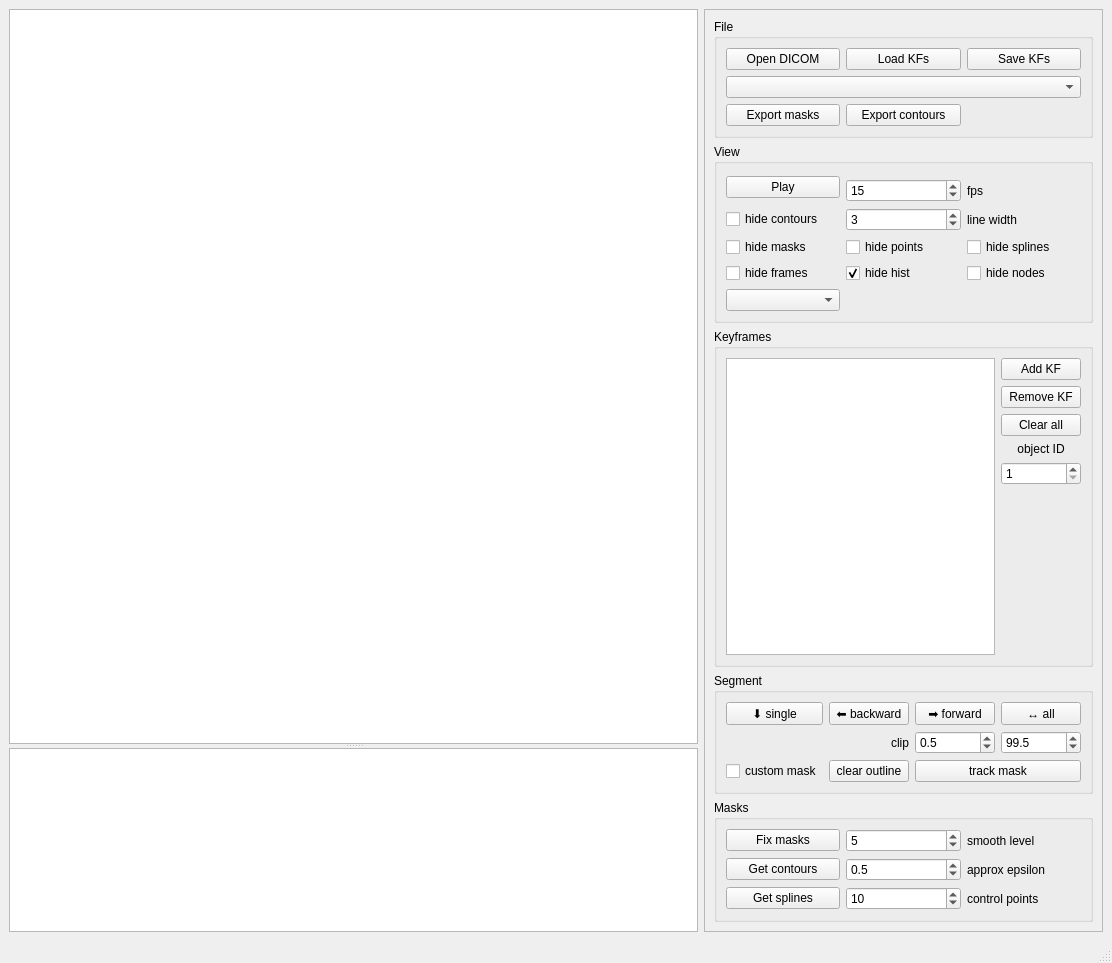
<?xml version="1.0" encoding="UTF-8"?>
<ui version="4.0">
 <class>MainWindow</class>
 <widget class="QMainWindow" name="MainWindow">
  <property name="geometry">
   <rect>
    <x>0</x>
    <y>0</y>
    <width>1112</width>
    <height>963</height>
   </rect>
  </property>
  <property name="windowTitle">
   <string>Echo</string>
  </property>
  <widget class="QWidget" name="centralwidget">
   <layout class="QHBoxLayout" name="horizontalLayout" stretch="6,1">
    <item>
     <widget class="QSplitter" name="splitter">
      <property name="orientation">
       <enum>Qt::Orientation::Vertical</enum>
      </property>
      <widget class="ImageView" name="imageView">
       <property name="sizePolicy">
        <sizepolicy hsizetype="Expanding" vsizetype="Expanding">
         <horstretch>0</horstretch>
         <verstretch>4</verstretch>
        </sizepolicy>
       </property>
      </widget>
      <widget class="CrossSectionView" name="crossSectionView">
       <property name="sizePolicy">
        <sizepolicy hsizetype="Expanding" vsizetype="Expanding">
         <horstretch>0</horstretch>
         <verstretch>1</verstretch>
        </sizepolicy>
       </property>
      </widget>
     </widget>
    </item>
    <item>
     <widget class="QFrame" name="frame">
      <property name="frameShape">
       <enum>QFrame::Shape::StyledPanel</enum>
      </property>
      <property name="frameShadow">
       <enum>QFrame::Shadow::Raised</enum>
      </property>
      <layout class="QVBoxLayout" name="verticalLayout">
       <item>
        <widget class="QGroupBox" name="groupBox">
         <property name="title">
          <string>File</string>
         </property>
         <layout class="QGridLayout" name="gridLayout">
          <item row="0" column="0">
           <widget class="QPushButton" name="openDicomButton">
            <property name="text">
             <string>Open DICOM</string>
            </property>
           </widget>
          </item>
          <item row="0" column="1">
           <widget class="QPushButton" name="loadKeyFramesButton">
            <property name="toolTip">
             <string>&lt;html&gt;&lt;head/&gt;&lt;body&gt;&lt;p&gt;Load keyframes from a file&lt;/p&gt;&lt;/body&gt;&lt;/html&gt;</string>
            </property>
            <property name="text">
             <string>Load KFs</string>
            </property>
           </widget>
          </item>
          <item row="1" column="0" colspan="3">
           <widget class="QComboBox" name="checkpointsComboBox"/>
          </item>
          <item row="0" column="2">
           <widget class="QPushButton" name="saveKeyFramesButton">
            <property name="toolTip">
             <string>&lt;html&gt;&lt;head/&gt;&lt;body&gt;&lt;p&gt;Save keyframes to a file&lt;/p&gt;&lt;/body&gt;&lt;/html&gt;</string>
            </property>
            <property name="text">
             <string>Save KFs</string>
            </property>
           </widget>
          </item>
          <item row="2" column="0">
           <widget class="QPushButton" name="exportMasksButton">
            <property name="text">
             <string>Export masks</string>
            </property>
           </widget>
          </item>
          <item row="2" column="1">
           <widget class="QPushButton" name="exportContoursButton">
            <property name="text">
             <string>Export contours</string>
            </property>
           </widget>
          </item>
         </layout>
        </widget>
       </item>
       <item>
        <widget class="QGroupBox" name="groupBox_4">
         <property name="title">
          <string>View</string>
         </property>
         <layout class="QGridLayout" name="gridLayout_4">
          <item row="3" column="0">
           <widget class="QCheckBox" name="hideContoursCheckBox">
            <property name="text">
             <string>hide contours</string>
            </property>
           </widget>
          </item>
          <item row="5" column="1">
           <widget class="QCheckBox" name="hidePointsCheckBox">
            <property name="text">
             <string>hide points</string>
            </property>
           </widget>
          </item>
          <item row="6" column="2">
           <widget class="QCheckBox" name="hideNodesCheckBox">
            <property name="text">
             <string>hide nodes</string>
            </property>
           </widget>
          </item>
          <item row="3" column="2">
           <widget class="QLabel" name="label_3">
            <property name="text">
             <string>line width</string>
            </property>
           </widget>
          </item>
          <item row="6" column="0">
           <widget class="QCheckBox" name="hideframesCheckBox">
            <property name="text">
             <string>hide frames</string>
            </property>
           </widget>
          </item>
          <item row="1" column="2">
           <widget class="QLabel" name="label">
            <property name="text">
             <string>fps</string>
            </property>
           </widget>
          </item>
          <item row="1" column="1">
           <widget class="QSpinBox" name="fpsSpinBox">
            <property name="minimum">
             <number>1</number>
            </property>
            <property name="maximum">
             <number>60</number>
            </property>
            <property name="singleStep">
             <number>5</number>
            </property>
            <property name="value">
             <number>15</number>
            </property>
           </widget>
          </item>
          <item row="5" column="0">
           <widget class="QCheckBox" name="hideMasksCheckBox">
            <property name="text">
             <string>hide masks</string>
            </property>
           </widget>
          </item>
          <item row="6" column="1">
           <widget class="QCheckBox" name="hideHistogramCheckBox">
            <property name="text">
             <string>hide hist</string>
            </property>
            <property name="checked">
             <bool>true</bool>
            </property>
           </widget>
          </item>
          <item row="3" column="1">
           <widget class="QSpinBox" name="lineWidthSpinBox">
            <property name="minimum">
             <number>1</number>
            </property>
            <property name="maximum">
             <number>10</number>
            </property>
            <property name="value">
             <number>3</number>
            </property>
           </widget>
          </item>
          <item row="5" column="2">
           <widget class="QCheckBox" name="hideSplinesCheckBox">
            <property name="text">
             <string>hide splines</string>
            </property>
           </widget>
          </item>
          <item row="0" column="0" rowspan="2">
           <widget class="QPushButton" name="playButton">
            <property name="text">
             <string>Play</string>
            </property>
           </widget>
          </item>
          <item row="7" column="0">
           <widget class="QComboBox" name="crossSectionComboBox"/>
          </item>
         </layout>
        </widget>
       </item>
       <item>
        <widget class="QGroupBox" name="groupBox_3">
         <property name="title">
          <string>Keyframes</string>
         </property>
         <layout class="QHBoxLayout" name="horizontalLayout_2">
          <item>
           <widget class="QListView" name="keyFramesListView"/>
          </item>
          <item>
           <layout class="QVBoxLayout" name="verticalLayout_2">
            <item>
             <widget class="QPushButton" name="addKeyFrameButton">
              <property name="toolTip">
               <string>&lt;html&gt;&lt;head/&gt;&lt;body&gt;&lt;p&gt;Add selected frame to keyframes&lt;/p&gt;&lt;/body&gt;&lt;/html&gt;</string>
              </property>
              <property name="text">
               <string>Add KF</string>
              </property>
             </widget>
            </item>
            <item>
             <widget class="QPushButton" name="deleteKeyFrameButton">
              <property name="toolTip">
               <string>&lt;html&gt;&lt;head/&gt;&lt;body&gt;&lt;p&gt;Remove selected keyframe&lt;/p&gt;&lt;/body&gt;&lt;/html&gt;</string>
              </property>
              <property name="text">
               <string>Remove KF</string>
              </property>
             </widget>
            </item>
            <item>
             <widget class="QPushButton" name="deleteAllKFButton">
              <property name="text">
               <string>Clear all</string>
              </property>
             </widget>
            </item>
            <item>
             <widget class="QLabel" name="label_7">
              <property name="text">
               <string>object ID</string>
              </property>
              <property name="alignment">
               <set>Qt::AlignmentFlag::AlignCenter</set>
              </property>
             </widget>
            </item>
            <item>
             <widget class="QSpinBox" name="objIdSpinBox">
              <property name="toolTip">
               <string>&lt;html&gt;&lt;head/&gt;&lt;body&gt;&lt;p&gt;Object ID&lt;/p&gt;&lt;/body&gt;&lt;/html&gt;</string>
              </property>
              <property name="minimum">
               <number>1</number>
              </property>
              <property name="maximum">
               <number>10</number>
              </property>
              <property name="value">
               <number>1</number>
              </property>
             </widget>
            </item>
            <item>
             <spacer name="verticalSpacer">
              <property name="orientation">
               <enum>Qt::Orientation::Vertical</enum>
              </property>
              <property name="sizeHint" stdset="0">
               <size>
                <width>20</width>
                <height>40</height>
               </size>
              </property>
             </spacer>
            </item>
           </layout>
          </item>
         </layout>
        </widget>
       </item>
       <item>
        <widget class="QGroupBox" name="groupBox_2">
         <property name="title">
          <string>Segment</string>
         </property>
         <layout class="QGridLayout" name="gridLayout_2">
          <item row="0" column="1">
           <widget class="QPushButton" name="segBackRangeButton">
            <property name="toolTip">
             <string>&lt;html&gt;&lt;head/&gt;&lt;body&gt;&lt;p&gt;Segment from selected keyframe to previous keyframe&lt;/p&gt;&lt;/body&gt;&lt;/html&gt;</string>
            </property>
            <property name="text">
             <string>⬅️ backward</string>
            </property>
           </widget>
          </item>
          <item row="0" column="2">
           <widget class="QPushButton" name="segRangeButton">
            <property name="toolTip">
             <string>&lt;html&gt;&lt;head/&gt;&lt;body&gt;&lt;p&gt;Segment from selected keyframe to next keyframe&lt;/p&gt;&lt;/body&gt;&lt;/html&gt;</string>
            </property>
            <property name="text">
             <string>➡️ forward</string>
            </property>
           </widget>
          </item>
          <item row="2" column="0">
           <widget class="QCheckBox" name="customMaskCheckBox">
            <property name="toolTip">
             <string>&lt;html&gt;&lt;head/&gt;&lt;body&gt;&lt;p&gt;Custom mask outline on the selected keyframe. Click adds a vertex, drag a vertex to move it, Shift-click inserts a vertex on the nearest edge, Ctrl-click removes the nearest vertex.&lt;/p&gt;&lt;/body&gt;&lt;/html&gt;</string>
            </property>
            <property name="text">
             <string>custom mask</string>
            </property>
           </widget>
          </item>
          <item row="2" column="1">
           <widget class="QPushButton" name="clearOutlineButton">
            <property name="toolTip">
             <string>&lt;html&gt;&lt;head/&gt;&lt;body&gt;&lt;p&gt;Clear the custom mask outline of the active object on this frame&lt;/p&gt;&lt;/body&gt;&lt;/html&gt;</string>
            </property>
            <property name="text">
             <string>clear outline</string>
            </property>
           </widget>
          </item>
          <item row="2" column="2" colspan="2">
           <widget class="QPushButton" name="trackMaskButton">
            <property name="toolTip">
             <string>&lt;html&gt;&lt;head/&gt;&lt;body&gt;&lt;p&gt;Track custom mask outlines from selected keyframe backward and forward&lt;/p&gt;&lt;/body&gt;&lt;/html&gt;</string>
            </property>
            <property name="text">
             <string>track mask</string>
            </property>
           </widget>
          </item>
          <item row="1" column="1">
           <widget class="QLabel" name="label_6">
            <property name="text">
             <string>clip</string>
            </property>
            <property name="alignment">
             <set>Qt::AlignmentFlag::AlignRight|Qt::AlignmentFlag::AlignTrailing|Qt::AlignmentFlag::AlignVCenter</set>
            </property>
           </widget>
          </item>
          <item row="1" column="2">
           <widget class="QDoubleSpinBox" name="loClipSpinBox">
            <property name="decimals">
             <number>1</number>
            </property>
            <property name="maximum">
             <double>49.500000000000000</double>
            </property>
            <property name="singleStep">
             <double>0.500000000000000</double>
            </property>
            <property name="value">
             <double>0.500000000000000</double>
            </property>
           </widget>
          </item>
          <item row="1" column="3">
           <widget class="QDoubleSpinBox" name="hiClipSpinBox">
            <property name="decimals">
             <number>1</number>
            </property>
            <property name="minimum">
             <double>50.500000000000000</double>
            </property>
            <property name="maximum">
             <double>100.000000000000000</double>
            </property>
            <property name="singleStep">
             <double>0.500000000000000</double>
            </property>
            <property name="value">
             <double>99.500000000000000</double>
            </property>
           </widget>
          </item>
          <item row="0" column="0">
           <widget class="QPushButton" name="segSingleButton">
            <property name="toolTip">
             <string>&lt;html&gt;&lt;head/&gt;&lt;body&gt;&lt;p&gt;Segment selected keyframe&lt;/p&gt;&lt;/body&gt;&lt;/html&gt;</string>
            </property>
            <property name="text">
             <string>⬇️ single</string>
            </property>
           </widget>
          </item>
          <item row="0" column="3">
           <widget class="QPushButton" name="segAllButton">
            <property name="toolTip">
             <string>&lt;html&gt;&lt;head/&gt;&lt;body&gt;&lt;p&gt;Segment all the frames&lt;/p&gt;&lt;/body&gt;&lt;/html&gt;</string>
            </property>
            <property name="text">
             <string>↔️ all</string>
            </property>
           </widget>
          </item>
         </layout>
        </widget>
       </item>
       <item>
        <widget class="QGroupBox" name="groupBox_5">
         <property name="title">
          <string>Masks</string>
         </property>
         <layout class="QGridLayout" name="gridLayout_5">
          <item row="0" column="1">
           <widget class="QSpinBox" name="smoothSpinBox">
            <property name="maximum">
             <number>50</number>
            </property>
            <property name="value">
             <number>5</number>
            </property>
           </widget>
          </item>
          <item row="1" column="2">
           <widget class="QLabel" name="label_4">
            <property name="text">
             <string>approx epsilon</string>
            </property>
           </widget>
          </item>
          <item row="1" column="0">
           <widget class="QPushButton" name="contoursButton">
            <property name="text">
             <string>Get contours</string>
            </property>
           </widget>
          </item>
          <item row="1" column="1">
           <widget class="QDoubleSpinBox" name="epsilonSpinBox">
            <property name="decimals">
             <number>1</number>
            </property>
            <property name="singleStep">
             <double>0.500000000000000</double>
            </property>
            <property name="value">
             <double>0.500000000000000</double>
            </property>
           </widget>
          </item>
          <item row="0" column="0">
           <widget class="QPushButton" name="fixMasksButton">
            <property name="text">
             <string>Fix masks</string>
            </property>
           </widget>
          </item>
          <item row="0" column="2">
           <widget class="QLabel" name="label_2">
            <property name="text">
             <string>smooth level</string>
            </property>
           </widget>
          </item>
          <item row="2" column="0">
           <widget class="QPushButton" name="splinesButton">
            <property name="text">
             <string>Get splines</string>
            </property>
           </widget>
          </item>
          <item row="2" column="1">
           <widget class="QSpinBox" name="splineNodesSpinBox">
            <property name="minimum">
             <number>4</number>
            </property>
            <property name="maximum">
             <number>50</number>
            </property>
            <property name="value">
             <number>10</number>
            </property>
           </widget>
          </item>
          <item row="2" column="2">
           <widget class="QLabel" name="label_5">
            <property name="text">
             <string>control points</string>
            </property>
           </widget>
          </item>
         </layout>
        </widget>
       </item>
      </layout>
     </widget>
    </item>
   </layout>
  </widget>
  <widget class="QMenuBar" name="menubar">
   <property name="geometry">
    <rect>
     <x>0</x>
     <y>0</y>
     <width>1112</width>
     <height>22</height>
    </rect>
   </property>
  </widget>
  <widget class="QStatusBar" name="statusbar"/>
 </widget>
 <customwidgets>
  <customwidget>
   <class>ImageView</class>
   <extends>QGraphicsView</extends>
   <header location="global">echo_core.widgets.imageview</header>
  </customwidget>
  <customwidget>
   <class>CrossSectionView</class>
   <extends>QGraphicsView</extends>
   <header location="global">echo_core.widgets.crosssectionview</header>
  </customwidget>
 </customwidgets>
 <resources/>
 <connections/>
</ui>
